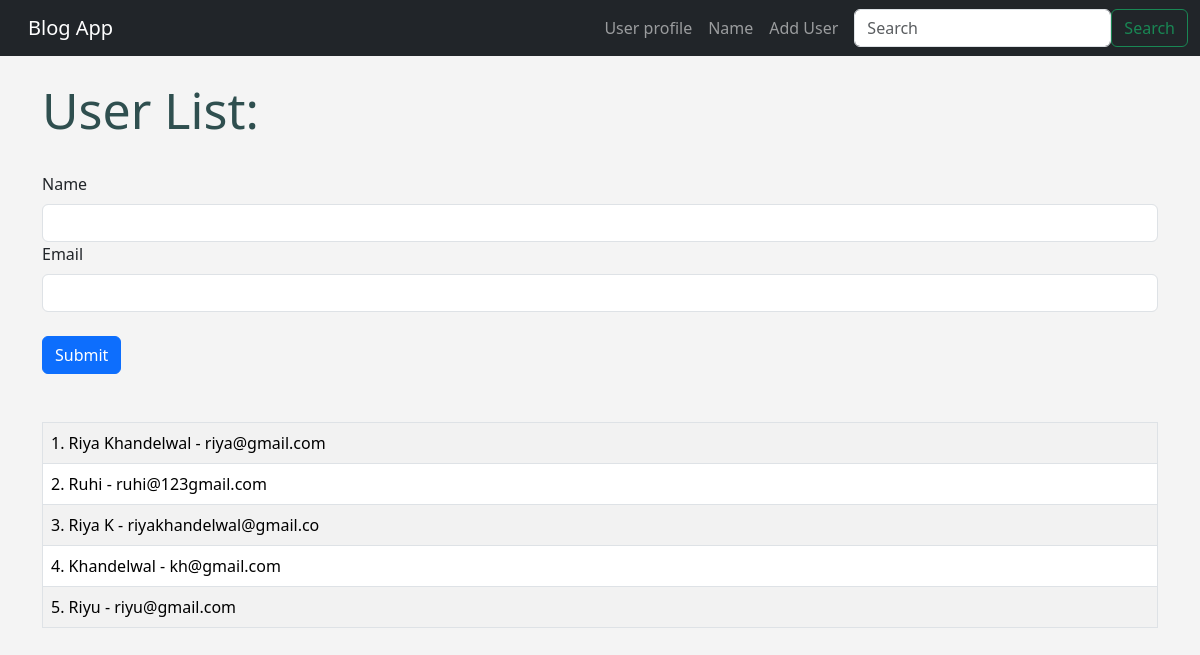
Screenshot of /user/add with the database file from the repository.
### hello.py (models this page shows, shortened)
class Users(db.Model):
    id = db.Column(db.Integer, primary_key=True)
    name = db.Column(db.String(100), nullable=False)
    email = db.Column(db.String(50), nullable=False, unique=True)
    date_added = db.Column(db.DateTime, default=datetime.utcnow)

### hello.py (the view, shortened to what this page needs)
@app.route('/user/add', methods=['GET', 'POST'])
def add_user():
    name = None
    form = UserInfoForm()
    our_users = Users.query.order_by(Users.date_added)
    return render_template('add_user.html',
                           form=form,
                           nam=name,
                           our_users=our_users)

### hello.py
class UserInfoForm(FlaskForm):
    name = StringField("Name", validators=[DataRequired()])
    email = StringField("Email", validators=[DataRequired()])
    submit = SubmitField("Submit")

### templates/add_user.html (shortened to what this page needs)
{% extends "base.html" %}
{% block content %}
{% if name %}
    <h1> User Added! </h1>
        <br/>
        <br/>
        <table class="table table-hover table-bordered table-striped">
            {% for our_user in our_users %}
            <tr>
                <td>
                {{ our_user.id }}. {{ our_user.name }} - {{ our_user.email }}<br/>
                </td>
            </tr>
            {% endfor %}
            </table>
{% else %}
<h1>User List:</h1>
<br/>
<form method="POST">
    {{ form.name.label(class="form-label")}}
    {{ form.name(class="form-control") }}
    {{ form.email.label(class="form-label")}}
    {{ form.email(class="form-control") }}
    <br/>
    {{ form.submit(class="btn btn-primary") }}
<br/><br/><br/>
<table class="table table-hover table-bordered table-striped">
{% for our_user in our_users %}
<tr>
    <td>
    {{ our_user.id }}. {{ our_user.name }} - {{ our_user.email }}<br/>
    </td>
</tr>
{% endfor %}
</table>
{% endif %}
{% endblock %}

### templates/base.html (shortened to what this page needs)
<!doctype html>
<html lang="en">
  <head>
    <link rel="stylesheet" href="https://cdn.jsdelivr.net/npm/bootstrap@5.3.2/dist/css/bootstrap.rtl.min.css">
    <link rel="stylesheet" href="{{ url_for('static', filename='css/style.css') }}">
  </head>
  <body>
    {% include "navbar.html" %}
    <br/>
    <div class="container">
        {% block content %}
        {% endblock %}
    </div>
  </body>
</html>

### templates/navbar.html (shortened to what this page needs)
<nav class="navbar navbar-expand-lg navbar-dark bg-dark">
    <div class="container-fluid">
      <a class="navbar-brand" href="{{ url_for('index') }}">Blog App</a>
      <div class="collapse navbar-collapse" id="navbarSupportedContent">
        <ul class="navbar-nav me-auto mb-2 mb-lg-0">
          <li class="nav-item">
            <a class="nav-link" href="{{ url_for('user', name='Riya') }}">User profile</a>
          </li>
          <li class="nav-item">
            <a class="nav-link" href="{{ url_for('name') }}">Name</a>
          </li>
          <li class="nav-item">
            <a class="nav-link" href="{{ url_for('add_user') }}">Add User</a>
          </li>
        </ul>
        <form class="d-flex" role="search">
          <input class="form-control me-2" type="search" placeholder="Search" aria-label="Search">
          <button class="btn btn-outline-success" type="submit">Search</button>
        </form>
      </div>
    </div>
  </nav>

### static/css/style.css (style rules this page uses)
h1 { color: darkslategray; font-size: 50px; }
body { background: #f4f4f4; }

### rows the page displays
Users: id "1", name "Riya Khandelwal", email "riya@gmail.com"
Users: id "2", name "Ruhi", email "ruhi@123gmail.com"
Users: id "3", name "Riya K", email "riyakhandelwal@gmail.co"
Users: id "4", name "Khandelwal", email "kh@gmail.com"
Users: id "5", name "Riyu", email "riyu@gmail.com"
